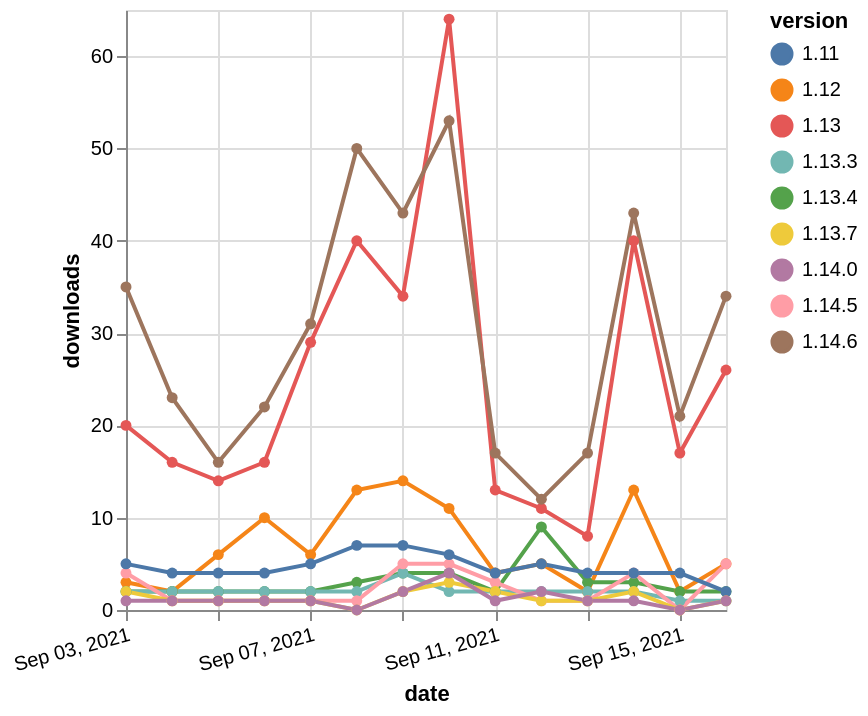

Vega-Lite specification for this chart:
### Vega-Lite specification from a JSON file in a GitHub repository (floating-point values rounded to 4 significant figures)
{"$schema": "https://vega.github.io/schema/vega-lite/v5.json", "description": "A simple bar chart with embedded data.", "data": {"values": [{"date": "2021-09-03", "total": 15375, "delta": 3, "version": "1.12"}, {"date": "2021-09-04", "total": 15377, "delta": 2, "version": "1.12"}, {"date": "2021-09-05", "total": 15383, "delta": 6, "version": "1.12"}, {"date": "2021-09-06", "total": 15393, "delta": 10, "version": "1.12"}, {"date": "2021-09-07", "total": 15399, "delta": 6, "version": "1.12"}, {"date": "2021-09-08", "total": 15412, "delta": 13, "version": "1.12"}, {"date": "2021-09-09", "total": 15426, "delta": 14, "version": "1.12"}, {"date": "2021-09-10", "total": 15437, "delta": 11, "version": "1.12"}, {"date": "2021-09-11", "total": 15441, "delta": 4, "version": "1.12"}, {"date": "2021-09-12", "total": 15446, "delta": 5, "version": "1.12"}, {"date": "2021-09-13", "total": 15448, "delta": 2, "version": "1.12"}, {"date": "2021-09-14", "total": 15461, "delta": 13, "version": "1.12"}, {"date": "2021-09-15", "total": 15463, "delta": 2, "version": "1.12"}, {"date": "2021-09-16", "total": 15468, "delta": 5, "version": "1.12"}, {"date": "2021-09-03", "total": 6189, "delta": 2, "version": "1.13.4"}, {"date": "2021-09-04", "total": 6191, "delta": 2, "version": "1.13.4"}, {"date": "2021-09-05", "total": 6193, "delta": 2, "version": "1.13.4"}, {"date": "2021-09-06", "total": 6195, "delta": 2, "version": "1.13.4"}, {"date": "2021-09-07", "total": 6197, "delta": 2, "version": "1.13.4"}, {"date": "2021-09-08", "total": 6200, "delta": 3, "version": "1.13.4"}, {"date": "2021-09-09", "total": 6204, "delta": 4, "version": "1.13.4"}, {"date": "2021-09-10", "total": 6208, "delta": 4, "version": "1.13.4"}, {"date": "2021-09-11", "total": 6210, "delta": 2, "version": "1.13.4"}, {"date": "2021-09-12", "total": 6219, "delta": 9, "version": "1.13.4"}, {"date": "2021-09-13", "total": 6222, "delta": 3, "version": "1.13.4"}, {"date": "2021-09-14", "total": 6225, "delta": 3, "version": "1.13.4"}, {"date": "2021-09-15", "total": 6227, "delta": 2, "version": "1.13.4"}, {"date": "2021-09-16", "total": 6229, "delta": 2, "version": "1.13.4"}, {"date": "2021-09-03", "total": 3854, "delta": 2, "version": "1.13.3"}, {"date": "2021-09-04", "total": 3856, "delta": 2, "version": "1.13.3"}, {"date": "2021-09-05", "total": 3858, "delta": 2, "version": "1.13.3"}, {"date": "2021-09-06", "total": 3860, "delta": 2, "version": "1.13.3"}, {"date": "2021-09-07", "total": 3862, "delta": 2, "version": "1.13.3"}, {"date": "2021-09-08", "total": 3864, "delta": 2, "version": "1.13.3"}, {"date": "2021-09-09", "total": 3868, "delta": 4, "version": "1.13.3"}, {"date": "2021-09-10", "total": 3870, "delta": 2, "version": "1.13.3"}, {"date": "2021-09-11", "total": 3872, "delta": 2, "version": "1.13.3"}, {"date": "2021-09-12", "total": 3874, "delta": 2, "version": "1.13.3"}, {"date": "2021-09-13", "total": 3876, "delta": 2, "version": "1.13.3"}, {"date": "2021-09-14", "total": 3878, "delta": 2, "version": "1.13.3"}, {"date": "2021-09-15", "total": 3879, "delta": 1, "version": "1.13.3"}, {"date": "2021-09-16", "total": 3880, "delta": 1, "version": "1.13.3"}, {"date": "2021-09-03", "total": 4607, "delta": 4, "version": "1.14.5"}, {"date": "2021-09-04", "total": 4608, "delta": 1, "version": "1.14.5"}, {"date": "2021-09-05", "total": 4609, "delta": 1, "version": "1.14.5"}, {"date": "2021-09-06", "total": 4610, "delta": 1, "version": "1.14.5"}, {"date": "2021-09-07", "total": 4611, "delta": 1, "version": "1.14.5"}, {"date": "2021-09-08", "total": 4612, "delta": 1, "version": "1.14.5"}, {"date": "2021-09-09", "total": 4617, "delta": 5, "version": "1.14.5"}, {"date": "2021-09-10", "total": 4622, "delta": 5, "version": "1.14.5"}, {"date": "2021-09-11", "total": 4625, "delta": 3, "version": "1.14.5"}, {"date": "2021-09-12", "total": 4626, "delta": 1, "version": "1.14.5"}, {"date": "2021-09-13", "total": 4627, "delta": 1, "version": "1.14.5"}, {"date": "2021-09-14", "total": 4631, "delta": 4, "version": "1.14.5"}, {"date": "2021-09-15", "total": 4631, "delta": 0, "version": "1.14.5"}, {"date": "2021-09-16", "total": 4636, "delta": 5, "version": "1.14.5"}, {"date": "2021-09-03", "total": 6715, "delta": 5, "version": "1.11"}, {"date": "2021-09-04", "total": 6719, "delta": 4, "version": "1.11"}, {"date": "2021-09-05", "total": 6723, "delta": 4, "version": "1.11"}, {"date": "2021-09-06", "total": 6727, "delta": 4, "version": "1.11"}, {"date": "2021-09-07", "total": 6732, "delta": 5, "version": "1.11"}, {"date": "2021-09-08", "total": 6739, "delta": 7, "version": "1.11"}, {"date": "2021-09-09", "total": 6746, "delta": 7, "version": "1.11"}, {"date": "2021-09-10", "total": 6752, "delta": 6, "version": "1.11"}, {"date": "2021-09-11", "total": 6756, "delta": 4, "version": "1.11"}, {"date": "2021-09-12", "total": 6761, "delta": 5, "version": "1.11"}, {"date": "2021-09-13", "total": 6765, "delta": 4, "version": "1.11"}, {"date": "2021-09-14", "total": 6769, "delta": 4, "version": "1.11"}, {"date": "2021-09-15", "total": 6773, "delta": 4, "version": "1.11"}, {"date": "2021-09-16", "total": 6775, "delta": 2, "version": "1.11"}, {"date": "2021-09-03", "total": 2079, "delta": 2, "version": "1.13.7"}, {"date": "2021-09-04", "total": 2080, "delta": 1, "version": "1.13.7"}, {"date": "2021-09-05", "total": 2081, "delta": 1, "version": "1.13.7"}, {"date": "2021-09-06", "total": 2082, "delta": 1, "version": "1.13.7"}, {"date": "2021-09-07", "total": 2083, "delta": 1, "version": "1.13.7"}, {"date": "2021-09-08", "total": 2083, "delta": 0, "version": "1.13.7"}, {"date": "2021-09-09", "total": 2085, "delta": 2, "version": "1.13.7"}, {"date": "2021-09-10", "total": 2088, "delta": 3, "version": "1.13.7"}, {"date": "2021-09-11", "total": 2090, "delta": 2, "version": "1.13.7"}, {"date": "2021-09-12", "total": 2091, "delta": 1, "version": "1.13.7"}, {"date": "2021-09-13", "total": 2092, "delta": 1, "version": "1.13.7"}, {"date": "2021-09-14", "total": 2094, "delta": 2, "version": "1.13.7"}, {"date": "2021-09-15", "total": 2094, "delta": 0, "version": "1.13.7"}, {"date": "2021-09-16", "total": 2095, "delta": 1, "version": "1.13.7"}, {"date": "2021-09-03", "total": 20729, "delta": 20, "version": "1.13"}, {"date": "2021-09-04", "total": 20745, "delta": 16, "version": "1.13"}, {"date": "2021-09-05", "total": 20759, "delta": 14, "version": "1.13"}, {"date": "2021-09-06", "total": 20775, "delta": 16, "version": "1.13"}, {"date": "2021-09-07", "total": 20804, "delta": 29, "version": "1.13"}, {"date": "2021-09-08", "total": 20844, "delta": 40, "version": "1.13"}, {"date": "2021-09-09", "total": 20878, "delta": 34, "version": "1.13"}, {"date": "2021-09-10", "total": 20942, "delta": 64, "version": "1.13"}, {"date": "2021-09-11", "total": 20955, "delta": 13, "version": "1.13"}, {"date": "2021-09-12", "total": 20966, "delta": 11, "version": "1.13"}, {"date": "2021-09-13", "total": 20974, "delta": 8, "version": "1.13"}, {"date": "2021-09-14", "total": 21014, "delta": 40, "version": "1.13"}, {"date": "2021-09-15", "total": 21031, "delta": 17, "version": "1.13"}, {"date": "2021-09-16", "total": 21057, "delta": 26, "version": "1.13"}, {"date": "2021-09-03", "total": 2745, "delta": 1, "version": "1.14.0"}, {"date": "2021-09-04", "total": 2746, "delta": 1, "version": "1.14.0"}, {"date": "2021-09-05", "total": 2747, "delta": 1, "version": "1.14.0"}, {"date": "2021-09-06", "total": 2748, "delta": 1, "version": "1.14.0"}, {"date": "2021-09-07", "total": 2749, "delta": 1, "version": "1.14.0"}, {"date": "2021-09-08", "total": 2749, "delta": 0, "version": "1.14.0"}, {"date": "2021-09-09", "total": 2751, "delta": 2, "version": "1.14.0"}, {"date": "2021-09-10", "total": 2755, "delta": 4, "version": "1.14.0"}, {"date": "2021-09-11", "total": 2756, "delta": 1, "version": "1.14.0"}, {"date": "2021-09-12", "total": 2758, "delta": 2, "version": "1.14.0"}, {"date": "2021-09-13", "total": 2759, "delta": 1, "version": "1.14.0"}, {"date": "2021-09-14", "total": 2760, "delta": 1, "version": "1.14.0"}, {"date": "2021-09-15", "total": 2760, "delta": 0, "version": "1.14.0"}, {"date": "2021-09-16", "total": 2761, "delta": 1, "version": "1.14.0"}, {"date": "2021-09-03", "total": 16824, "delta": 35, "version": "1.14.6"}, {"date": "2021-09-04", "total": 16847, "delta": 23, "version": "1.14.6"}, {"date": "2021-09-05", "total": 16863, "delta": 16, "version": "1.14.6"}, {"date": "2021-09-06", "total": 16885, "delta": 22, "version": "1.14.6"}, {"date": "2021-09-07", "total": 16916, "delta": 31, "version": "1.14.6"}, {"date": "2021-09-08", "total": 16966, "delta": 50, "version": "1.14.6"}, {"date": "2021-09-09", "total": 17009, "delta": 43, "version": "1.14.6"}, {"date": "2021-09-10", "total": 17062, "delta": 53, "version": "1.14.6"}, {"date": "2021-09-11", "total": 17079, "delta": 17, "version": "1.14.6"}, {"date": "2021-09-12", "total": 17091, "delta": 12, "version": "1.14.6"}, {"date": "2021-09-13", "total": 17108, "delta": 17, "version": "1.14.6"}, {"date": "2021-09-14", "total": 17151, "delta": 43, "version": "1.14.6"}, {"date": "2021-09-15", "total": 17172, "delta": 21, "version": "1.14.6"}, {"date": "2021-09-16", "total": 17206, "delta": 34, "version": "1.14.6"}]}, "width": "container", "mark": {"type": "line", "point": {"filled": true}}, "encoding": {"x": {"field": "date", "type": "temporal", "timeUnit": "yearmonthdate", "title": "date", "axis": {"labelAngle": -15}}, "y": {"field": "delta", "type": "quantitative", "title": "downloads"}, "color": {"field": "version", "type": "nominal"}, "tooltip": {"field": "delta"}}}
